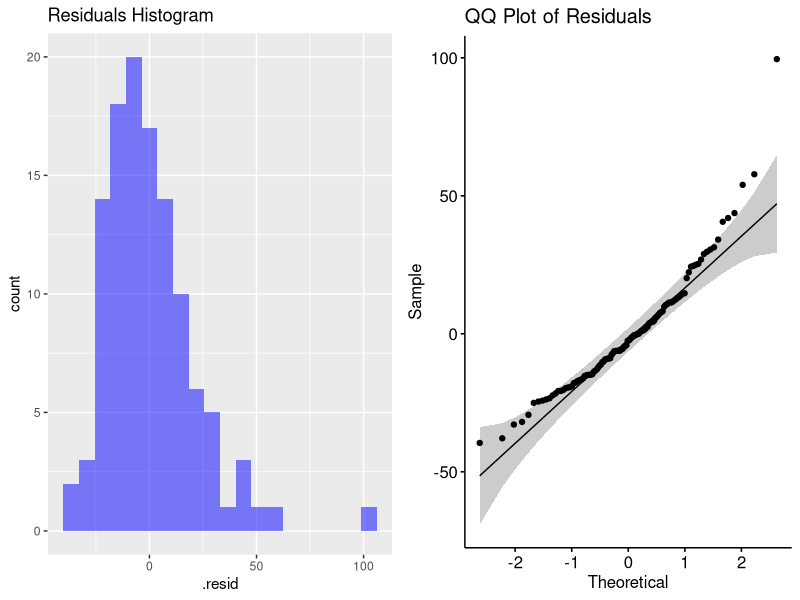
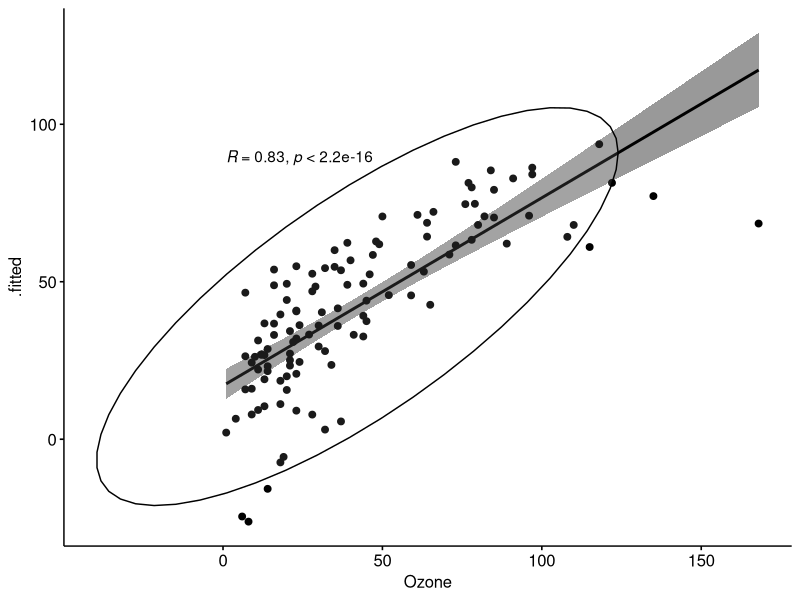

Recreate these plots in R, in order.
## ---- chunk 1
library(tidyverse)  # For data wrangling
library(recipes)    # For data preprocessing
library(broom)      # For model diagnostics
library(ggpubr)     # For visualization

# Load the airquality data set
data("airquality")

# Remove rows where Ozone is NA before preprocessing
airquality <- airquality %>% drop_na(Ozone)
## ---- chunk 2
# Part 1: Normality Testing
# Explore data set structure
str(airquality)
summary(airquality)

# Perform Shapiro-Wilk test for normality
shapiro.test(airquality$Ozone)
shapiro.test(airquality$Temp)
shapiro.test(airquality$Solar.R)
shapiro.test(airquality$Wind)
## ---- chunk 3
# Part 2: Data Transformation and Feature Engineering
# Convert Month into seasons using case_when()
airquality <- airquality %>%
  mutate(Season = case_when(
    Month %in% c(11, 12, 1) ~ "Winter",
    Month %in% c(2, 3, 4) ~ "Spring",
    Month %in% c(5, 6, 7) ~ "Summer",
    Month %in% c(8, 9, 10) ~ "Fall"
  ))

# Check observations per season
table(airquality$Season)
## ---- chunk 4
# Part 3: Data Preprocessing
# Normalize predictor variables
rec <- recipe(Ozone ~ Temp + Solar.R + Wind + Season, data = airquality) %>%
  step_normalize(all_numeric_predictors()) %>%
  step_impute_mean(all_numeric_predictors())

prep_rec <- prep(rec)
processed_data <- bake(prep_rec, new_data = NULL)
## ---- chunk 5
# Part 4: Building a Linear Regression Model
lm_model <- lm(Ozone ~ ., data = processed_data)
summary(lm_model)  # Interpret coefficients, R-squared, and p-values
## ---- chunk 6
# Part 5: Model Diagnostics
# Supplement data with fitted values and residuals
model_results <- augment(lm_model, processed_data)

# Extract residuals and visualize their distribution
histogram <- ggplot(model_results, aes(.resid)) +
  geom_histogram(bins = 20, fill = "blue", alpha = 0.5) +
  ggtitle("Residuals Histogram")

residuals_plot <- ggqqplot(model_results$.resid) +
  ggtitle("QQ Plot of Residuals")

# Arrange plots side by side
ggarrange(histogram, residuals_plot, ncol = 2, nrow = 1)

# Scatter plot of actual vs. predicted values
ggscatter(model_results, x = "Ozone", y = ".fitted",
          add = "reg.line", conf.int = TRUE,
          cor.coef = TRUE, cor.method = "spearman",
          ellipse = TRUE)

